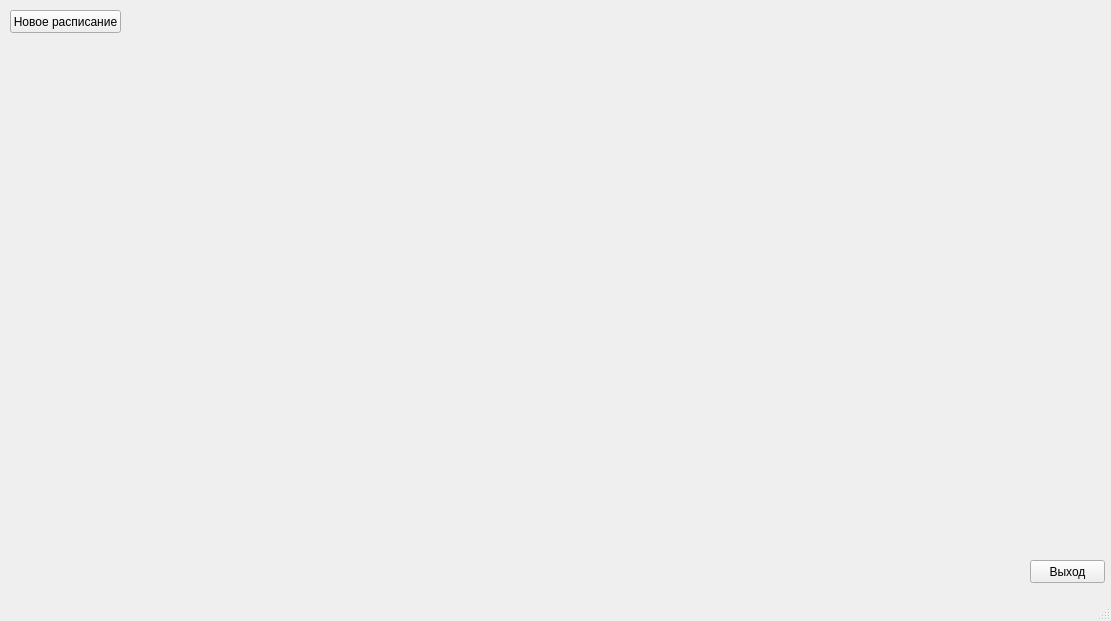
<?xml version="1.0" encoding="UTF-8"?>
<ui version="4.0">
 <class>schedule</class>
 <widget class="QMainWindow" name="schedule">
  <property name="geometry">
   <rect>
    <x>0</x>
    <y>0</y>
    <width>1111</width>
    <height>621</height>
   </rect>
  </property>
  <property name="windowTitle">
   <string>Регламент обслуживания ТСОД</string>
  </property>
  <widget class="QWidget" name="centralwidget">
   <widget class="QPushButton" name="pushButton">
    <property name="geometry">
     <rect>
      <x>1030</x>
      <y>560</y>
      <width>75</width>
      <height>23</height>
     </rect>
    </property>
    <property name="text">
     <string>Выход</string>
    </property>
   </widget>
   <widget class="QPushButton" name="pushButton_2">
    <property name="geometry">
     <rect>
      <x>10</x>
      <y>10</y>
      <width>111</width>
      <height>23</height>
     </rect>
    </property>
    <property name="text">
     <string>Новое расписание</string>
    </property>
   </widget>
  </widget>
  <widget class="QMenuBar" name="menubar">
   <property name="geometry">
    <rect>
     <x>0</x>
     <y>0</y>
     <width>1111</width>
     <height>21</height>
    </rect>
   </property>
  </widget>
  <widget class="QStatusBar" name="statusbar"/>
  <action name="action">
   <property name="text">
    <string>фва</string>
   </property>
  </action>
 </widget>
 <resources/>
 <connections/>
</ui>
